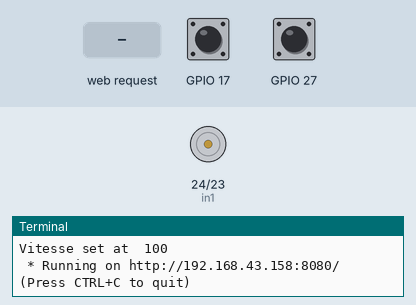
Recording of a program running on a simulated Raspberry Pi (BCM pin numbers). Parts: motor-driver pin pairs drawn as motors (green arrow = first pin HIGH = forward, orange = second pin HIGH = backward, longer = more drive, scaled by the enable pin), the last lines printed to the terminal. The inputs (shaded band) are chosen by the test bench; at power-on: GPIO 17 LOW, GPIO 27 LOW. The clock reads 2024-03-15 10:24:30 at power-on unless the program sets it; threads take turns every 2 ms.

Above: at 1.2 s.
1.3 s: HTTP request for /_run_again received
At 1.9 s:
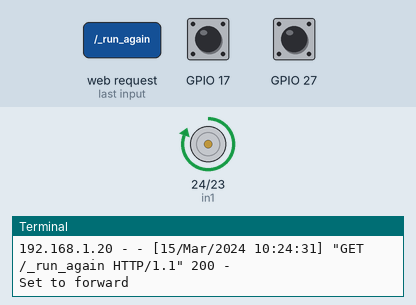
2.8 s: GPIO 17 pulled HIGH for 0.15 s
At 4.0 s:
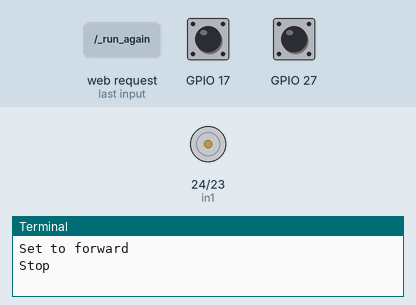
4.4 s: HTTP request for /_run_again received
At 5.5 s:
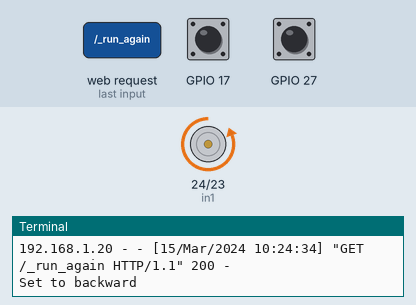
5.9 s: GPIO 27 pulled HIGH for 0.15 s
At 6.5 s:
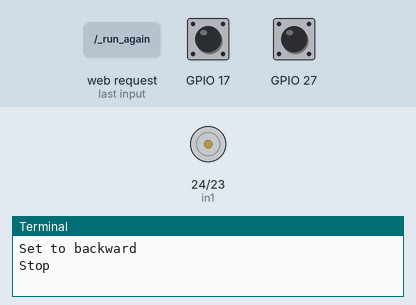
Timing chart, 0 to 8.9 s (numbered marks = the images above; inputs shaded):
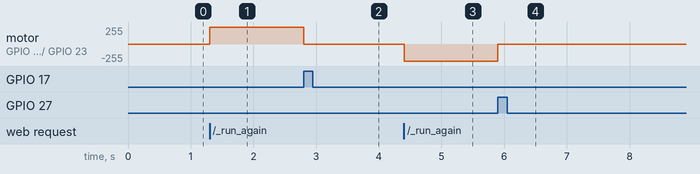

The program:

interface_scan.py
```python
from Scanner import Scanner
from bottle import run, route, debug, template, request, static_file
import json

my_scanner = Scanner()

@route('/static/<filename>')
def server_static(filename):
  return static_file(filename, root='ressources')

@route('/_get_position')
def change_speed():
    return json.dumps({'x': my_scanner.x_aff_barre, 'y': my_scanner.y_aff_support})

@route('/_get_input_needed')
def change_speed():
  return json.dumps({'user_input': my_scanner.need_user_input})

@route('/_get_pins')
def change_speed():
  return json.dumps({'pins_warning': my_scanner.warning_pin})

@route('/_run_again')
def run_again():
  if(my_scanner.need_user_input == True and my_scanner.allere_retour_done <= my_scanner.nb_aller_retour):
    my_scanner.need_user_input = False
    my_scanner.launch()


@route('/scan')
def index():
    return template("interface_scan", request=request)

debug(True)
run(host='192.168.43.158', port=8080)# changer en fonction de l'ip du raspberry
```

Scanner.py
```python
from Moteur import Moteur
from ScannerThread import ScannerThread
import RPi.GPIO as GPIO # Import Raspberry Pi GPIO library

class Scanner ():
    def __init__(self):
        self.moteur_a = Moteur()

        self.moteur_a.vitesse(100)

        self.nb_aller_retour = 6 #Nombre d'aller retour
        self.allere_retour_done = 0

        #On a donc un tableau de donnée de n_x * n_y spectres

        #Toute ces variables sont relatives a l'affichage sur l'interface web
        self.x_aff_barre = 15

        self.y_aff_support = 20

        self.warning_pin = False

        self.need_user_input = True

        self.y_state_input = False #tells us if the user moves on y axis the spectrometer
        #If True we can do the scan

        #Initilisation pin
        self.pin_17 = 17 #Le plus proche du moteur
        self.pin_27 = 27

        #Setup gpio
        GPIO.setup(17, GPIO.IN, pull_up_down=GPIO.PUD_DOWN) # Set pin 10 to be an input pin and set initial value to be pulled low (off)
        GPIO.setup(27, GPIO.IN, pull_up_down=GPIO.PUD_DOWN) # Set pin 10 to be an input pin and set initial value to be pulled low (off)


    def launch(self):
        my_thread = ScannerThread(self)
        my_thread.start()
```

Moteur.py
```python
import RPi.GPIO as GPIO

class Moteur:

    """ marche boolean true or false
        sens boolean true -> forward false -> backward
        vitesse float
         """
    def __init__(self):
        print("Setup motor")
        self.marche_state = False
        self.sens_state = True
        self.vitesse_value = 50

        #Definition des pins
        self.in1 = 24
        self.in2 = 23
        self.ena = 25

        #Setup des pins
        GPIO.setwarnings(False) # Ignore warning for now
        GPIO.setmode(GPIO.BCM)
        GPIO.setup(self.in1,GPIO.OUT)
        GPIO.setup(self.in2,GPIO.OUT)
        GPIO.setup(self.ena,GPIO.OUT)
        GPIO.output(self.in1,GPIO.LOW)
        GPIO.output(self.in2,GPIO.LOW)
        self.pwm =GPIO.PWM(self.ena,100)
        self.pwm.start(self.vitesse_value)

    #state boolean
    def marche(self, state):
        self.marche_state = state
        if(self.marche_state == True):
            if(self.sens_state == True):
                print("Run forward")
                GPIO.output(self.in1,GPIO.HIGH)
                GPIO.output(self.in2,GPIO.LOW)
            else:
                print("Run backward")
                GPIO.output(self.in1,GPIO.LOW)
                GPIO.output(self.in2,GPIO.HIGH)
        else:
            print("Stop")
            GPIO.output(self.in1,GPIO.LOW)
            GPIO.output(self.in2,GPIO.LOW)

    # permet de changer la vitesse
    def vitesse(self,vitesse):
        self.vitesse_value = vitesse
        print("Vitesse set at ", vitesse)
        self.pwm.ChangeDutyCycle(vitesse)

    #Permet de choisir le sens
    def sens(self, state):
        self.sens_state = state
        if(self.sens_state == True):
            print("Set to forward")
            GPIO.output(self.in1,GPIO.HIGH)
            GPIO.output(self.in2,GPIO.LOW)
        else:
            print("Set to backward")
            GPIO.output(self.in1,GPIO.LOW)
            GPIO.output(self.in2,GPIO.HIGH)

    #Il faut obligatoirement appeler cette fonction a la fin du programme sinon plus rien ne marche
    def exit(self):
        GPIO.cleanup()
        SystemExit.code(1)
```

ScannerThread.py
```python
import RPi.GPIO as GPIO # Import Raspberry Pi GPIO library
import datetime;
import threading

class ScannerThread (threading.Thread):
    def __init__(self, scanner):
        self.scanner_obj = scanner
        threading.Thread.__init__ (self, target=self.run)


    def run(self):
        current_pin_offset = 0

        if(self.scanner_obj.allere_retour_done%2 != 0):
            current_pin_offset = 10
            self.scanner_obj.moteur_a.sens(False)
        else:
            self.scanner_obj.moteur_a.sens(True)

        #4min30 de 15 a 380
        ts1 = datetime.datetime.now().timestamp()
        while(GPIO.input(int(17+current_pin_offset)) == GPIO.LOW):

            if(GPIO.input(27-current_pin_offset) == GPIO.HIGH):
                self.scanner_obj.warning_pin = True
            else:
                self.scanner_obj.warning_pin = False

            ts2 = datetime.datetime.now().timestamp()
            if(current_pin_offset == 0 and self.scanner_obj.x_aff_barre <= 380):
                self.scanner_obj.x_aff_barre = 1.352*(ts2-ts1) + 15
            elif(self.scanner_obj.x_aff_barre >= 15):
                self.scanner_obj.x_aff_barre = -1.352*(ts2-ts1) + 380

        self.scanner_obj.need_user_input = True
        self.scanner_obj.allere_retour_done += 1
        self.scanner_obj.moteur_a.marche(False)
        self.scanner_obj.y_aff_support += 360/self.scanner_obj.nb_aller_retour

        if(self.scanner_obj.allere_retour_done == self.scanner_obj.nb_aller_retour):#en fois tout les aller retours fait on remte a 0
            self.scanner_obj.allere_retour_done = 0
```

Measured:
- after the input at 1.3 s, motor on GPIO 24 (in1) / GPIO 23 (in2): stopped → forward 255/255 at once
- after the input at 2.8 s, motor on GPIO 24 (in1) / GPIO 23 (in2): forward 255/255 → stopped at once
- after the input at 4.4 s, motor on GPIO 24 (in1) / GPIO 23 (in2): stopped → backward 255/255 at once
- after the input at 5.9 s, motor on GPIO 24 (in1) / GPIO 23 (in2): backward 255/255 → stopped at once
